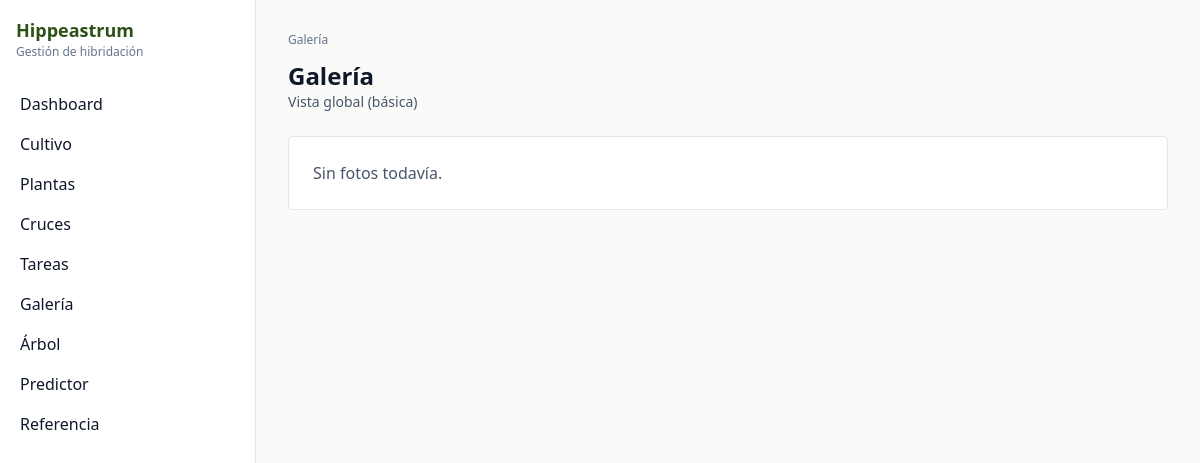
/galeria, run on an earlier commit of the app's database.
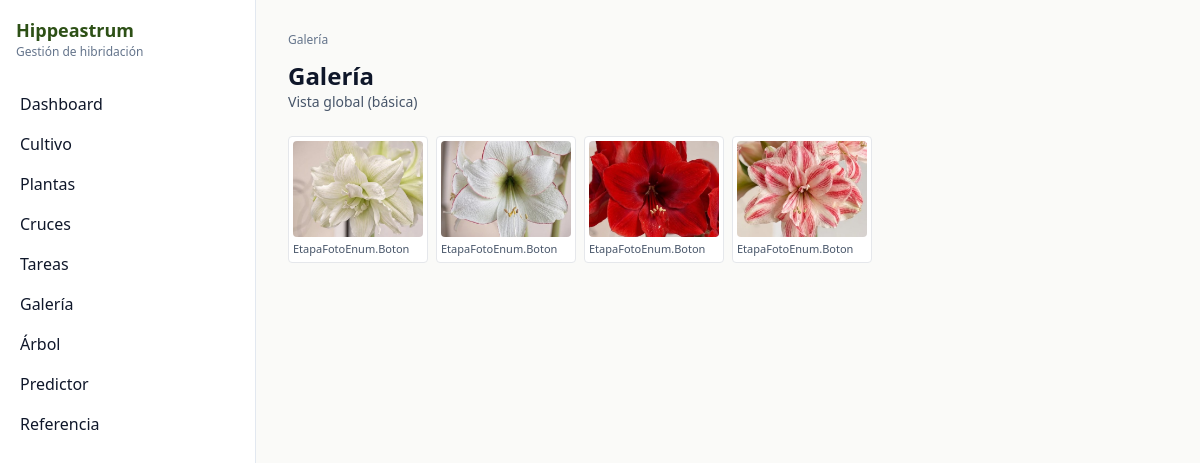
And on a later commit of the database.
### models.py (models this page shows)
class Foto(Base):
    __tablename__ = "fotos"
    id: Mapped[int] = mapped_column(Integer, primary_key=True)
    planta_id: Mapped[int | None] = mapped_column(ForeignKey("plantas.id"), nullable=True, index=True)
    cruce_id: Mapped[int | None] = mapped_column(ForeignKey("cruces.id"), nullable=True, index=True)
    capsula_id: Mapped[int | None] = mapped_column(ForeignKey("capsulas.id"), nullable=True, index=True)
    filename: Mapped[str] = mapped_column(Text, nullable=False)
    thumbnail_filename: Mapped[str | None] = mapped_column(Text)
    etapa: Mapped[EtapaFotoEnum] = mapped_column(Enum(EtapaFotoEnum), nullable=False, default=EtapaFotoEnum.General)
    es_foto_principal: Mapped[bool] = mapped_column(Boolean, nullable=False, default=False)
    fecha_foto: Mapped[dt.date | None] = mapped_column(Date)
    descripcion: Mapped[str | None] = mapped_column(Text)
    notas: Mapped[str | None] = mapped_column(Text)
    planta: Mapped[Planta | None] = relationship("Planta", back_populates="fotos")
    cruce: Mapped[Cruce | None] = relationship("Cruce", back_populates="fotos")
    capsula: Mapped[Capsula | None] = relationship("Capsula", back_populates="fotos")

### main.py (the view)
@app.get("/galeria", response_class=HTMLResponse)
def galeria(request: Request, db: Session = Depends(get_db)):
    fotos = db.execute(select(Foto).order_by(Foto.id.desc()).limit(60)).scalars().all()
    return templates.TemplateResponse(
        request,
        "galeria/list.html",
        {"request": request, "breadcrumbs": _breadcrumbs([("Galería", None)]), "fotos": fotos},
    )

### templates/galeria/list.html (shortened to what this page needs)
{% extends "base.html" %}
{% block content %}
  <h1 class="text-2xl font-semibold">Galería</h1>
  <div class="text-sm text-slate-600">Vista global (básica)</div>
  {% if fotos|length == 0 %}
    <div class="mt-6 p-6 rounded border bg-white text-slate-600">Sin fotos todavía.</div>
  {% else %}
    <div class="grid grid-cols-3 lg:grid-cols-6 gap-2 mt-6">
      {% for f in fotos %}
        <a href="/static/photos/{{ f.filename }}" class="border rounded bg-white p-1">
          {% if f.thumbnail_filename %}
            <img src="/static/thumbnails/{{ f.thumbnail_filename }}" class="w-full h-24 object-cover rounded" />
          {% else %}
            <img src="/static/photos/{{ f.filename }}" class="w-full h-24 object-cover rounded" />
          {% endif %}
          <div class="text-[11px] text-slate-600 mt-1">{{ f.etapa }}</div>
        </a>
      {% endfor %}
    </div>
  {% endif %}
{% endblock %}

### templates/base.html (shortened to what this page needs)
<!doctype html>
<html lang="es">
<head>
  <script src="https://cdn.tailwindcss.com"></script>
</head>
<body class="bg-bg text-slate-900">
  <div x-data="{ open: false }" class="min-h-screen">
    <div class="flex">
      <aside :class="open ? 'block' : 'hidden'" class="lg:block w-full lg:w-64 border-r border-slate-200 bg-white lg:min-h-screen">
        <div class="p-4 hidden lg:block">
          <div class="font-semibold text-primary text-lg">Hippeastrum</div>
          <div class="text-xs text-slate-500">Gestión de hibridación</div>
        </div>
        <nav class="p-2">
          <a class="block px-3 py-2 rounded hover:bg-slate-50" href="/">Dashboard</a>
          <a class="block px-3 py-2 rounded hover:bg-slate-50" href="/cultivo">Cultivo</a>
          <a class="block px-3 py-2 rounded hover:bg-slate-50" href="/plantas">Plantas</a>
          <a class="block px-3 py-2 rounded hover:bg-slate-50" href="/cruces">Cruces</a>
          <a class="block px-3 py-2 rounded hover:bg-slate-50" href="/tareas">Tareas</a>
          <a class="block px-3 py-2 rounded hover:bg-slate-50" href="/galeria">Galería</a>
          <a class="block px-3 py-2 rounded hover:bg-slate-50" href="/arbol">Árbol</a>
          <a class="block px-3 py-2 rounded hover:bg-slate-50" href="/predictor">Predictor</a>
          <a class="block px-3 py-2 rounded hover:bg-slate-50" href="/referencia">Referencia</a>
        </nav>
      </aside>
      <main class="flex-1 min-w-0">
        <div class="max-w-6xl mx-auto p-4 lg:p-8">
          {% if breadcrumbs %}
            <div class="text-xs text-slate-500 mb-3">{{ breadcrumbs|safe }}</div>
          {% endif %}
          {% block content %}{% endblock %}
        </div>
      </main>
    </div>
  </div>
</body>
</html>

### templates/base.html (style rules this page uses)
html { font-family: Inter, system-ui, -apple-system, Segoe UI, Roboto, sans-serif; }

What changed in the data, as far as the page shows it:
added Foto: thumbnail_filename (picture), etapa "EtapaFotoEnum.Boton"
added Foto: thumbnail_filename (picture), etapa "EtapaFotoEnum.Boton"
added Foto: thumbnail_filename (picture), etapa "EtapaFotoEnum.Boton"
added Foto: thumbnail_filename (picture), etapa "EtapaFotoEnum.Boton"
Also different on the page:
text no longer shown: "Sin fotos todavía."
